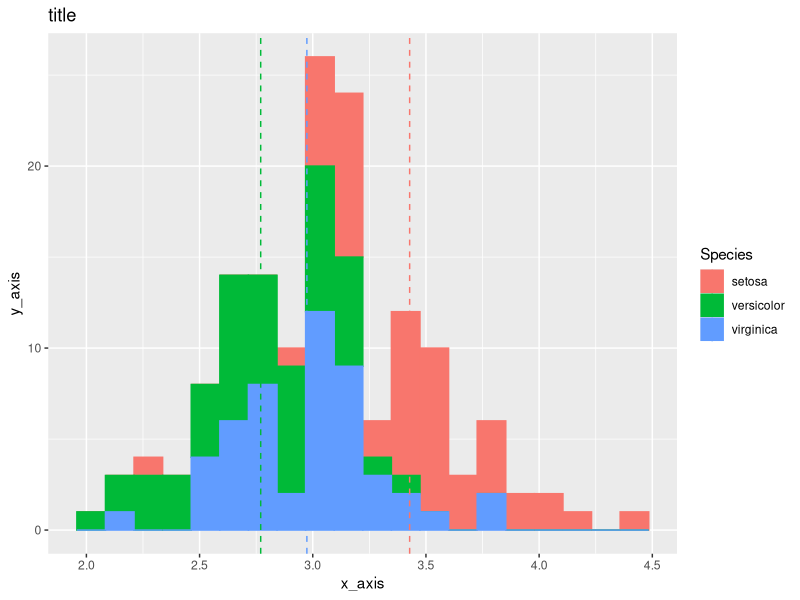
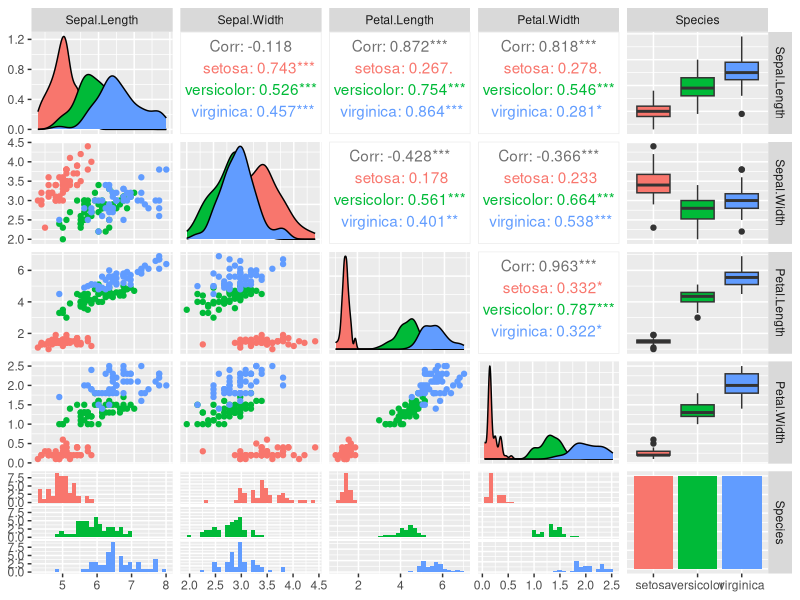
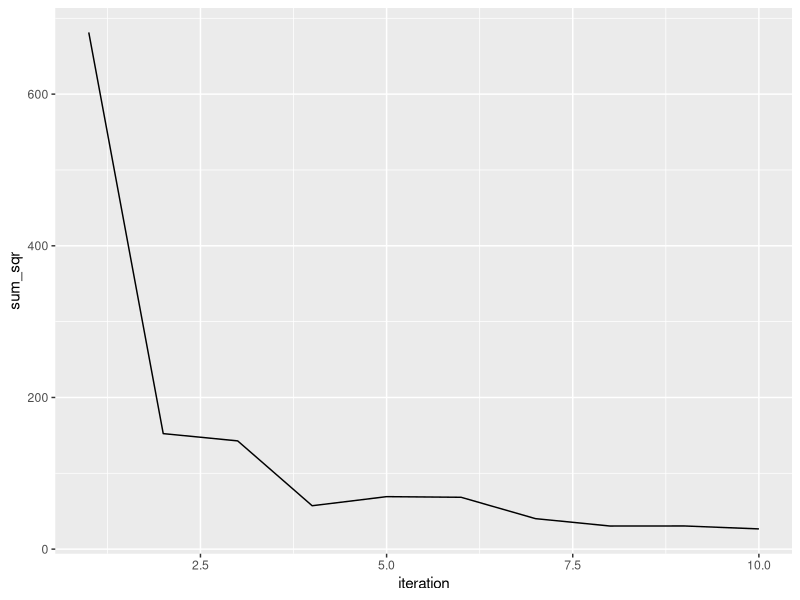
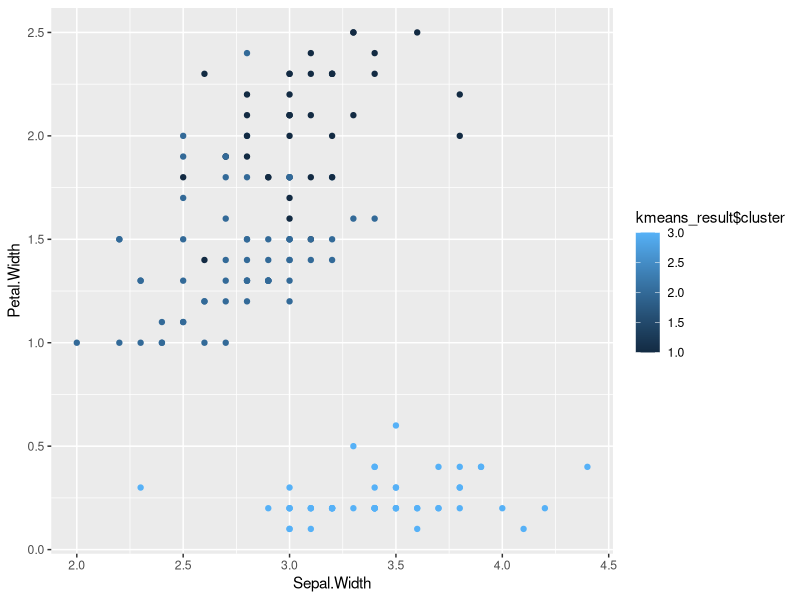
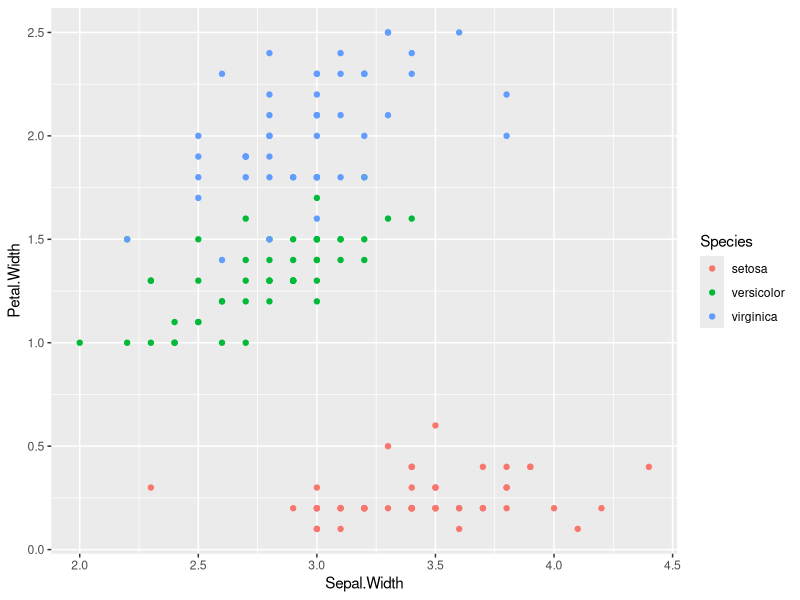

Generate these figures, in order, with R:
if(!require("ggplot2")) {
    install.packages("ggplot2")
    library("ggplot2")
}

if(!require("GGally")) {
    install.packages("GGally")
    library("GGally")
}

library("ggplot2")
library("GGally")
library(cluster) 
library(magrittr)

### ZADANIE 1 ###
nazwa <- 1:10
nazwa %<>% log2() %>% sin() %>% sum() %>% sqrt()
print(nazwa)

data(iris) 
print(head(iris))
agg <- iris %>% 
    aggregate(. ~ Species, ., mean)
print(agg)

### Zadanie 2 ###

a <- ggplot(iris, aes(x = Sepal.Width)) + 
        geom_histogram(aes(fill=Species, color=Species), bins=20) +
        geom_vline(data=agg, aes(xintercept=Sepal.Width, color=Species), linetype="dashed") +
        labs(x='x_axis', y='y_axis', title='title')
ggsave("/home/rplot.jpg", plot = a)


a <- ggpairs(data = iris, aes(color = Species))
ggsave("/home/rplot2.jpg", plot = a)

### Zadanie 3 ###
x <- iris[,1:4]
y <- iris[,5]

sum_sqr <- c()

for (i in 1:10){
    kmeans_result <- kmeans(x, i) 
    sum_sqr <- append(sum_sqr, kmeans_result$tot.withinss) 
}

a <- ggplot(data.frame(iteration = 1:length(sum_sqr), value = sum_sqr), aes(x = iteration, y = sum_sqr)) + geom_line()
ggsave("/home/rplot3.jpg", plot = a)

kmeans_result <- kmeans(x, 3) 
a <- ggplot(iris, aes(x = Sepal.Width, y = Petal.Width, color = kmeans_result$cluster)) + geom_point()
ggsave("/home/rplot4.jpg", plot = a)

a <- ggplot(iris, aes(x = Sepal.Width, y = Petal.Width, color = Species)) + geom_point()
ggsave("/home/rplot5.jpg", plot = a)
